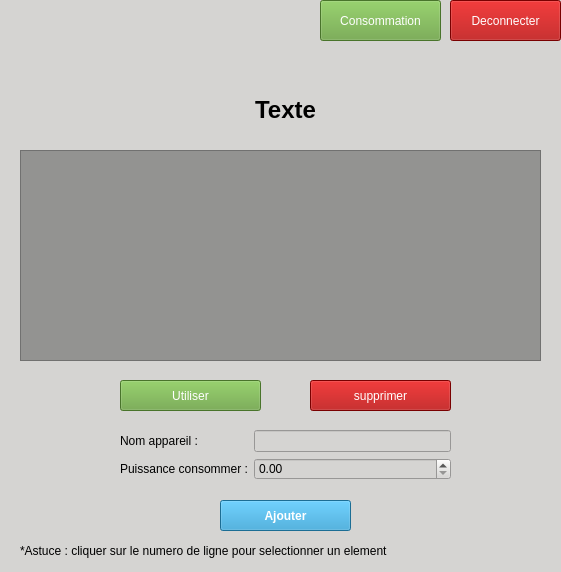
<?xml version="1.0" encoding="UTF-8"?>
<ui version="4.0">
 <class>w_listeAppareils</class>
 <widget class="QWidget" name="w_listeAppareils">
  <property name="geometry">
   <rect>
    <x>0</x>
    <y>0</y>
    <width>561</width>
    <height>572</height>
   </rect>
  </property>
  <property name="windowTitle">
   <string>Liste des appareils de l'utilisateur</string>
  </property>
  <property name="styleSheet">
   <string notr="true">background-color: rgb(213, 212, 210);
color: rgb(0, 0, 0);</string>
  </property>
  <widget class="QTableView" name="listeAppareils">
   <property name="geometry">
    <rect>
     <x>20</x>
     <y>150</y>
     <width>521</width>
     <height>211</height>
    </rect>
   </property>
   <property name="toolTip">
    <string>&lt;html&gt;&lt;head/&gt;&lt;body&gt;&lt;p&gt;&lt;br/&gt;&lt;/p&gt;&lt;/body&gt;&lt;/html&gt;</string>
   </property>
   <property name="styleSheet">
    <string notr="true">color: rgb(0, 0, 0);
background-color: rgb(147, 147, 145);


</string>
   </property>
   <property name="editTriggers">
    <set>QAbstractItemView::EditTrigger::AnyKeyPressed|QAbstractItemView::EditTrigger::DoubleClicked|QAbstractItemView::EditTrigger::EditKeyPressed</set>
   </property>
   <property name="gridStyle">
    <enum>Qt::PenStyle::SolidLine</enum>
   </property>
   <property name="sortingEnabled">
    <bool>true</bool>
   </property>
   <attribute name="horizontalHeaderCascadingSectionResizes">
    <bool>false</bool>
   </attribute>
   <attribute name="horizontalHeaderStretchLastSection">
    <bool>true</bool>
   </attribute>
   <attribute name="verticalHeaderCascadingSectionResizes">
    <bool>false</bool>
   </attribute>
   <attribute name="verticalHeaderMinimumSectionSize">
    <number>24</number>
   </attribute>
   <attribute name="verticalHeaderDefaultSectionSize">
    <number>35</number>
   </attribute>
  </widget>
  <widget class="QWidget" name="formLayoutWidget">
   <property name="geometry">
    <rect>
     <x>120</x>
     <y>430</y>
     <width>331</width>
     <height>61</height>
    </rect>
   </property>
   <layout class="QFormLayout" name="formLayout">
    <item row="0" column="0">
     <widget class="QLabel" name="nomAppareilLabel">
      <property name="text">
       <string>Nom appareil :</string>
      </property>
     </widget>
    </item>
    <item row="0" column="1">
     <widget class="QLineEdit" name="nomAppareilLineEdit"/>
    </item>
    <item row="1" column="0">
     <widget class="QLabel" name="puissanceConsommerLabel">
      <property name="text">
       <string>Puissance consommer :</string>
      </property>
     </widget>
    </item>
    <item row="1" column="1">
     <widget class="QDoubleSpinBox" name="puissanceConsommerDoubleSpinBox">
      <property name="decimals">
       <number>2</number>
      </property>
      <property name="maximum">
       <double>50000.000000000000000</double>
      </property>
      <property name="singleStep">
       <double>10.000000000000000</double>
      </property>
     </widget>
    </item>
   </layout>
  </widget>
  <widget class="QPushButton" name="btnQuitter">
   <property name="geometry">
    <rect>
     <x>450</x>
     <y>0</y>
     <width>111</width>
     <height>41</height>
    </rect>
   </property>
   <property name="styleSheet">
    <string notr="true">background-color: rgb(170, 0, 0);
color: rgb(255, 255, 255);</string>
   </property>
   <property name="text">
    <string>Deconnecter</string>
   </property>
   <property name="icon">
    <iconset resource="../../resources/Icons.qrc">
     <normaloff>:/utils/icon/disruption (1).png</normaloff>:/utils/icon/disruption (1).png</iconset>
   </property>
  </widget>
  <widget class="QPushButton" name="btnSupprimer">
   <property name="geometry">
    <rect>
     <x>310</x>
     <y>380</y>
     <width>141</width>
     <height>31</height>
    </rect>
   </property>
   <property name="styleSheet">
    <string notr="true">background-color: rgb(170, 0, 0);
color: rgb(255, 255, 255);</string>
   </property>
   <property name="text">
    <string>supprimer</string>
   </property>
   <property name="icon">
    <iconset theme="QIcon::ThemeIcon::EditDelete"/>
   </property>
  </widget>
  <widget class="QPushButton" name="btnUtiliser">
   <property name="geometry">
    <rect>
     <x>120</x>
     <y>380</y>
     <width>141</width>
     <height>31</height>
    </rect>
   </property>
   <property name="styleSheet">
    <string notr="true">background-color: rgb(102, 162, 60);
color: rgb(255, 255, 255);</string>
   </property>
   <property name="text">
    <string>Utiliser</string>
   </property>
   <property name="icon">
    <iconset resource="../../resources/Icons.qrc">
     <normaloff>:/utils/icon/clock (2).png</normaloff>:/utils/icon/clock (2).png</iconset>
   </property>
  </widget>
  <widget class="QPushButton" name="btnListeUsages">
   <property name="geometry">
    <rect>
     <x>320</x>
     <y>0</y>
     <width>121</width>
     <height>41</height>
    </rect>
   </property>
   <property name="styleSheet">
    <string notr="true">background-color: rgb(102, 162, 60);
color: rgb(255, 255, 255);</string>
   </property>
   <property name="text">
    <string>Consommation</string>
   </property>
   <property name="icon">
    <iconset resource="../../resources/Icons.qrc">
     <normaloff>:/utils/icon/responsible-consumption (1).png</normaloff>:/utils/icon/responsible-consumption (1).png</iconset>
   </property>
  </widget>
  <widget class="QPushButton" name="btnAjouterAppareil">
   <property name="geometry">
    <rect>
     <x>220</x>
     <y>500</y>
     <width>131</width>
     <height>31</height>
    </rect>
   </property>
   <property name="font">
    <font>
     <bold>true</bold>
    </font>
   </property>
   <property name="styleSheet">
    <string notr="true">background-color: rgb(38, 152, 207);
color: rgb(255, 255, 255);</string>
   </property>
   <property name="text">
    <string>Ajouter</string>
   </property>
   <property name="icon">
    <iconset theme="QIcon::ThemeIcon::ListAdd"/>
   </property>
  </widget>
  <widget class="QLabel" name="labelBienvenue">
   <property name="geometry">
    <rect>
     <x>130</x>
     <y>80</y>
     <width>311</width>
     <height>61</height>
    </rect>
   </property>
   <property name="font">
    <font>
     <pointsize>18</pointsize>
     <bold>true</bold>
    </font>
   </property>
   <property name="text">
    <string>&lt;html&gt;&lt;head/&gt;&lt;body&gt;&lt;p&gt;Texte&lt;/p&gt;&lt;/body&gt;&lt;/html&gt;</string>
   </property>
   <property name="alignment">
    <set>Qt::AlignmentFlag::AlignCenter</set>
   </property>
   <property name="wordWrap">
    <bool>true</bool>
   </property>
  </widget>
  <widget class="QLabel" name="label_3">
   <property name="geometry">
    <rect>
     <x>0</x>
     <y>0</y>
     <width>41</width>
     <height>41</height>
    </rect>
   </property>
   <property name="text">
    <string/>
   </property>
   <property name="pixmap">
    <pixmap resource="../../resources/Icons.qrc">:/Main/icon/mainLog.png</pixmap>
   </property>
   <property name="scaledContents">
    <bool>true</bool>
   </property>
  </widget>
  <widget class="QLabel" name="label">
   <property name="geometry">
    <rect>
     <x>20</x>
     <y>540</y>
     <width>531</width>
     <height>21</height>
    </rect>
   </property>
   <property name="text">
    <string>*Astuce : cliquer sur le numero de ligne pour selectionner un element</string>
   </property>
  </widget>
 </widget>
 <resources>
  <include location="../../resources/Icons.qrc"/>
 </resources>
 <connections/>
</ui>
